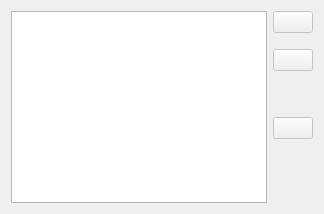
              <widget class="QWidget" name="CoursesTab">
               <attribute name="title">
                <string>Courses</string>
               </attribute>
               <layout class="QHBoxLayout" name="horizontalLayout_6">
                <item>
                 <layout class="QHBoxLayout" name="horizontalLayout_5">
                  <item>
                   <widget class="QTableView" name="CoursesTableView">
                    <property name="enabled">
                     <bool>true</bool>
                    </property>
                   </widget>
                  </item>
                  <item>
                   <layout class="QVBoxLayout" name="verticalLayout">
                    <item>
                     <widget class="QPushButton" name="addCourse">
                      <property name="enabled">
                       <bool>false</bool>
                      </property>
                      <property name="text">
                       <string/>
                      </property>
                      <property name="icon">
                       <iconset resource="invoiceressources.qrc">
                        <normaloff>:/icons/dependencies/icon/Button-Add-icon.png</normaloff>:/icons/dependencies/icon/Button-Add-icon.png</iconset>
                      </property>
                      <property name="iconSize">
                       <size>
                        <width>32</width>
                        <height>32</height>
                       </size>
                      </property>
                     </widget>
                    </item>
                    <item>
                     <spacer name="verticalSpacer_4">
                      <property name="orientation">
                       <enum>Qt::Vertical</enum>
                      </property>
                      <property name="sizeType">
                       <enum>QSizePolicy::Fixed</enum>
                      </property>
                      <property name="sizeHint" stdset="0">
                       <size>
                        <width>20</width>
                        <height>10</height>
                       </size>
                      </property>
                     </spacer>
                    </item>
                    <item>
                     <widget class="QPushButton" name="duplicateCourses">
                      <property name="enabled">
                       <bool>false</bool>
                      </property>
                      <property name="text">
                       <string/>
                      </property>
                      <property name="icon">
                       <iconset resource="invoiceressources.qrc">
                        <normaloff>:/icons/dependencies/icon/duplicate.png</normaloff>:/icons/dependencies/icon/duplicate.png</iconset>
                      </property>
                      <property name="iconSize">
                       <size>
                        <width>32</width>
                        <height>32</height>
                       </size>
                      </property>
                     </widget>
                    </item>
                    <item>
                     <spacer name="verticalSpacer_13">
                      <property name="orientation">
                       <enum>Qt::Vertical</enum>
                      </property>
                      <property name="sizeType">
                       <enum>QSizePolicy::Fixed</enum>
                      </property>
                      <property name="sizeHint" stdset="0">
                       <size>
                        <width>20</width>
                        <height>40</height>
                       </size>
                      </property>
                     </spacer>
                    </item>
                    <item>
                     <widget class="QPushButton" name="removeCourse">
                      <property name="enabled">
                       <bool>false</bool>
                      </property>
                      <property name="text">
                       <string/>
                      </property>
                      <property name="icon">
                       <iconset resource="invoiceressources.qrc">
                        <normaloff>:/icons/dependencies/icon/Button-Close-icon.png</normaloff>:/icons/dependencies/icon/Button-Close-icon.png</iconset>
                      </property>
                      <property name="iconSize">
                       <size>
                        <width>32</width>
                        <height>32</height>
                       </size>
                      </property>
                     </widget>
                    </item>
                    <item>
                     <spacer name="verticalSpacer_3">
                      <property name="orientation">
                       <enum>Qt::Vertical</enum>
                      </property>
                      <property name="sizeHint" stdset="0">
                       <size>
                        <width>20</width>
                        <height>40</height>
                       </size>
                      </property>
                     </spacer>
                    </item>
                   </layout>
                  </item>
                 </layout>
                </item>
               </layout>
              </widget>
